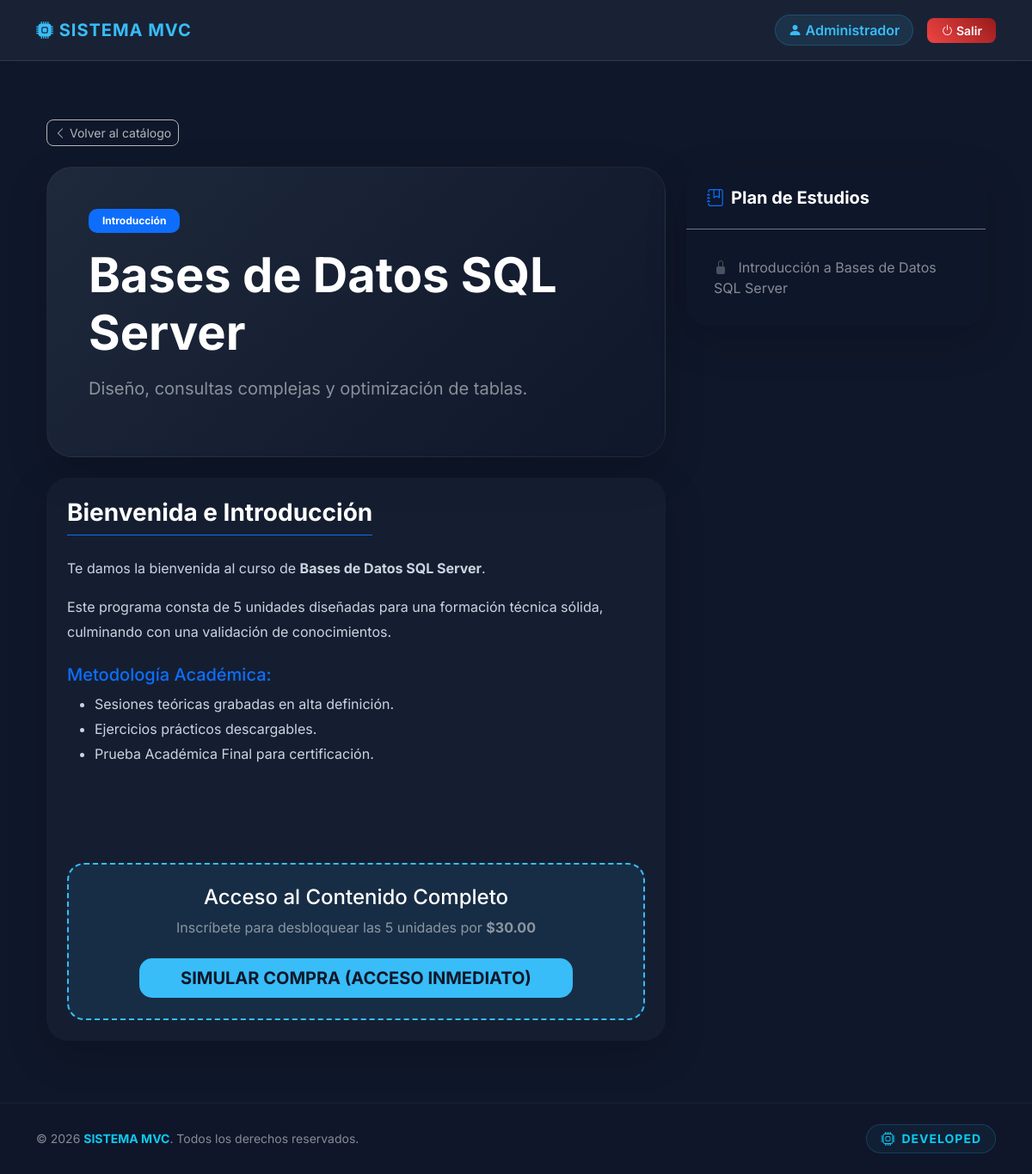
/tienda/public/index.php?url=ver-curso&id=11 (signed in), run on the app's committed database.
### tables this page shows
CREATE TABLE `cursos` (
  `id` int(11) NOT NULL,
  `titulo` varchar(150) NOT NULL,
  `descripcion` text DEFAULT NULL,
  `precio` decimal(10,2) DEFAULT NULL,
  `imagen` varchar(255) DEFAULT 'default.jpg',
  `categoria` enum('marketing','ciberseguridad','otros') DEFAULT 'otros',
  `fecha_creacion` timestamp NOT NULL DEFAULT current_timestamp()
);

CREATE TABLE `modulos` (
  `id` int(11) NOT NULL,
  `curso_id` int(11) NOT NULL,
  `titulo` varchar(255) NOT NULL,
  `orden` int(11) DEFAULT 0
);

### tienda/app/Models/CourseModel.php (called while the page is built, shortened)
<?php
class CourseModel {
    private $db;
    public function __construct($db) {
        $this->db = $db;
    }
    public function obtenerPorId($id) {
        $query = "SELECT * FROM cursos WHERE id = :id";
        $stmt = $this->db->prepare($query);
        $stmt->execute(['id' => $id]);
        return $stmt->fetch(PDO::FETCH_ASSOC);
    }
    public function obtenerModulosConTexto($curso_id) {
        try {
            $query = "SELECT m.id, m.titulo, l.texto, l.video
            FROM modulos m
            LEFT JOIN lecciones l ON m.id = l.modulo_id
            WHERE m.curso_id = :cid
            ORDER BY m.orden ASC, m.id ASC";
            $stmt = $this->db->prepare($query);
            $stmt->execute(['cid' => $curso_id]);
            return $stmt->fetchAll(PDO::FETCH_ASSOC);
        } catch (\PDOException $e) {
            return [];
        }
    }
}

### tienda/app/views/cursos/detalles.php (the view, shortened to what this page needs)
<?php include '../app/views/servicios/layouts/header.php'; ?>
<div class="container py-5">
<a href="index.php?url=cursos" class="btn btn-outline-light mb-4 btn-sm" style="border-radius: 8px; opacity: 0.7;">
<i class="bi bi-chevron-left"></i> Volver al catálogo
</a>
<div class="row">
<div class="col-lg-8">
<div class="p-5 mb-4 shadow-lg text-white" style="background: linear-gradient(135deg, #1e293b 0%, #0f172a 100%); border-radius: 30px; border: 1px solid rgba(255,255,255,0.05);">
<span class="badge bg-primary mb-3 px-3 py-2" style="border-radius: 10px;">
<?php echo $estaInscrito ? 'Estudiante Activo' : 'Introducción'; ?>
</span>
<h1 class="display-4 fw-bold mb-3"><?php echo htmlspecialchars($curso['titulo']); ?></h1>
<p class="fs-5 text-white-50"><?php echo htmlspecialchars($curso['descripcion']); ?></p>
</div>
<div class="card border-0 shadow-lg p-4 mb-4" style="background: rgba(30, 41, 59, 0.4); border-radius: 25px; color: #cbd5e1;">
<?php if ($estaInscrito): ?>
<h3 class="text-white fw-bold mb-4 border-bottom border-primary pb-2" style="width: fit-content;">Video de la Clase</h3>
<div class="ratio ratio-16x9 bg-black mb-4 shadow-lg" style="border-radius: 20px; overflow: hidden; border: 2px solid #38bdf8;">
<iframe src="https://www.youtube.com/embed/dQw4w9WgXcQ" title="Video Lección" allowfullscreen></iframe>
</div>
<div class="alert alert-info border-0" style="background: rgba(56, 189, 248, 0.1); color: #38bdf8; border-radius: 15px;">
<i class="bi bi-unlock-fill me-2"></i> Has desbloqueado el contenido académico completo.
</div>
<?php else: ?>
<h3 class="text-white fw-bold mb-4 border-bottom border-primary pb-2" style="width: fit-content;">Bienvenida e Introducción</h3>
<div class="contenido-texto mb-5" style="line-height: 1.8;">
<p>Te damos la bienvenida al curso de <strong><?php echo htmlspecialchars($curso['titulo']); ?></strong>.</p>
<p>Este programa consta de 5 unidades diseñadas para una formación técnica sólida, culminando con una validación de conocimientos.</p>
<h5 class="text-primary mt-4">Metodología Académica:</h5>
<ul>
<li>Sesiones teóricas grabadas en alta definición.</li>
<li>Ejercicios prácticos descargables.</li>
<li>Prueba Académica Final para certificación.</li>
</ul>
</div>
<div class="mt-5 p-4 text-center" style="background: rgba(56, 189, 248, 0.1); border: 2px dashed #38bdf8; border-radius: 20px;">
<h4 class="text-white">Acceso al Contenido Completo</h4>
<p class="mb-4 text-white-50">Inscríbete para desbloquear las 5 unidades por <strong>$<?php echo number_format($curso['precio'], 2); ?></strong></p>
<a href="index.php?url=comprar-simulado&id=<?php echo $curso['id']; ?>"
class="btn btn-primary btn-lg px-5 fw-bold"
style="border-radius: 15px; background: #38bdf8; border: none; color: #0f172a;">
SIMULAR COMPRA (ACCESO INMEDIATO)
</a>
</div>
<?php endif; ?>
</div>
</div>
<div class="col-lg-4">
<div class="card border-0 shadow-lg text-white" style="background: rgba(15, 23, 42, 0.9); border-radius: 25px; position: sticky; top: 20px;">
<div class="card-header bg-transparent border-secondary p-4">
<h5 class="mb-0 fw-bold"><i class="bi bi-journal-bookmark me-2 text-primary"></i>Plan de Estudios</h5>
</div>
<div class="list-group list-group-flush p-3">
<?php if (!empty($modulos)): ?>
<?php foreach ($modulos as $index => $modulo):
$esExamen = ($index == 4);
?>
<div class="list-group-item bg-transparent border-0 py-3 d-flex justify-content-between align-items-center <?php echo $estaInscrito ? 'text-white' : 'text-white-50'; ?>">
<span>
<?php if (!$estaInscrito): ?>
<i class="bi bi-lock-fill me-2 opacity-50"></i>
<?php elseif ($esExamen): ?>
<i class="bi bi-file-earmark-text-fill text-warning me-2"></i>
<?php else: ?>
<i class="bi bi-play-circle-fill text-primary me-2"></i>
<?php endif; ?>
<?php echo htmlspecialchars($modulo['titulo']); ?>
</span>
</div>
<?php endforeach; ?>
<?php else: ?>
<div class="p-3 text-center text-white-50 small">Cargando unidades...</div>
<?php endif; ?>
</div>
</div>
</div>
</div>
</div>
<?php include '../app/views/servicios/layouts/footer.php'; ?>

### tienda/app/views/servicios/layouts/header.php (style rules this page uses)
body { font-family: 'Inter', sans-serif; background-color: #0f172a; color: #f8fafc; min-height: 100vh; }

### tienda/app/views/servicios/layouts/footer.php (style rules this page uses)
body { display: flex; flex-direction: column; min-height: 100vh; }
html { scroll-behavior: smooth; }

### data on the page
cursos: titulo "Bases de Datos SQL Server", descripcion "Diseño, consultas complejas y optimización de tablas.", precio "30.00"
modulos: titulo "Introducción a Bases de Datos SQL Server"

### other printed values
$_SESSION['usuario_nombre'] "Administrador"
